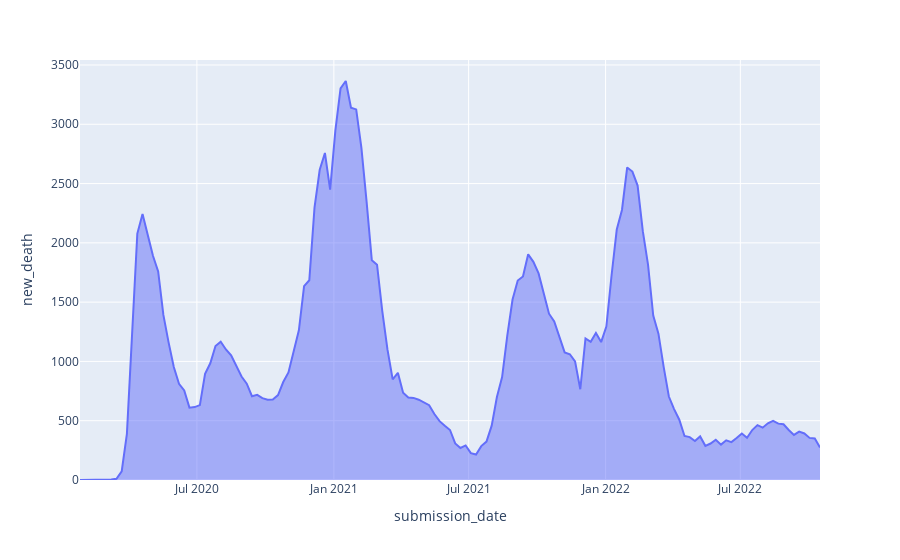

Source (notebook cell):
### Code cell
import plotly.express as px

fig = px.area(df_us_deaths_plot, x=df_us_deaths_plot.index, y='new_death')
fig.show()

### Figure 1 — Plotly figure (JSON) as saved in the notebook; plotly's stock layout.template omitted (floating-point values rounded to 4 significant figures; data arrays with more than 128 entries replaced by an {"elided": "..."} marker saying what was removed)
{"data": [{"fillpattern": {"shape": ""}, "hovertemplate": "submission_date=%{x}<br>new_death=%{y}<extra></extra>", "legendgroup": "", "line": {"color": "#636efa"}, "marker": {"symbol": "circle"}, "mode": "lines", "name": "", "orientation": "v", "showlegend": false, "stackgroup": "1", "type": "scatter", "x": {"elided": "143 str values"}, "xaxis": "x", "y": {"elided": "143 float values"}, "yaxis": "y"}], "layout": {"legend": {"tracegroupgap": 0}, "margin": {"t": 60}, "xaxis": {"anchor": "y", "domain": [0, 1], "title": {"text": "submission_date"}}, "yaxis": {"anchor": "x", "domain": [0, 1], "title": {"text": "new_death"}}}}
